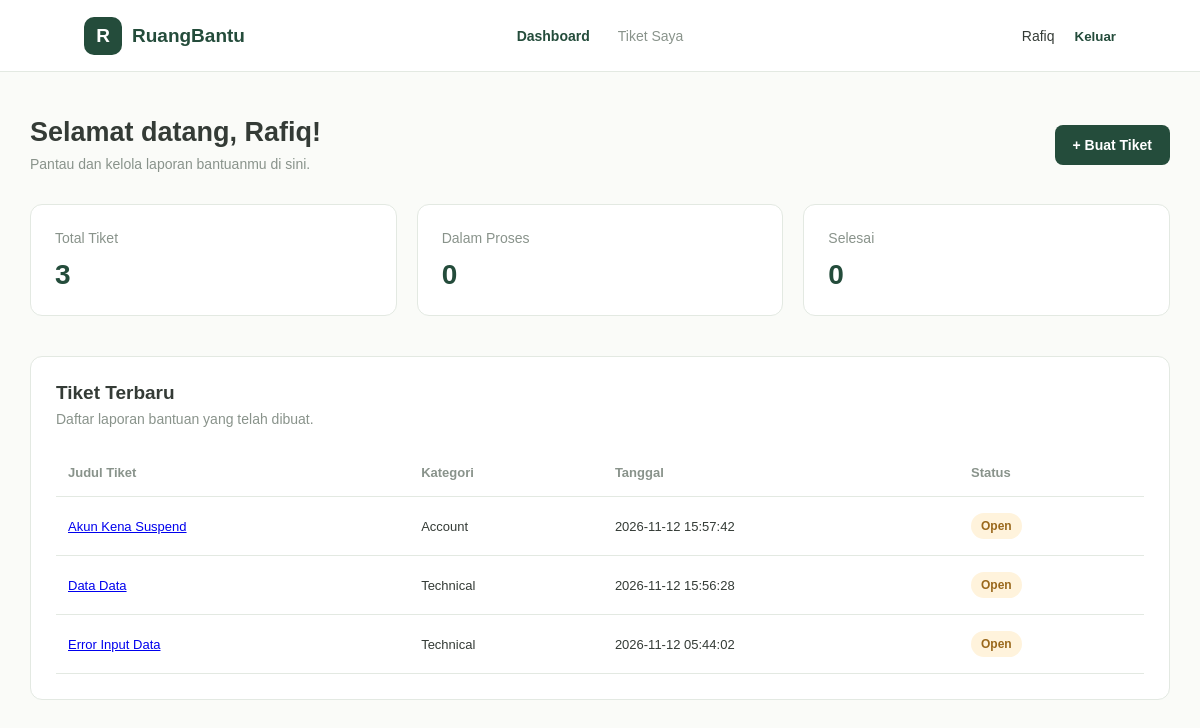
The page /dashboard (signed in) on the database as committed earlier.
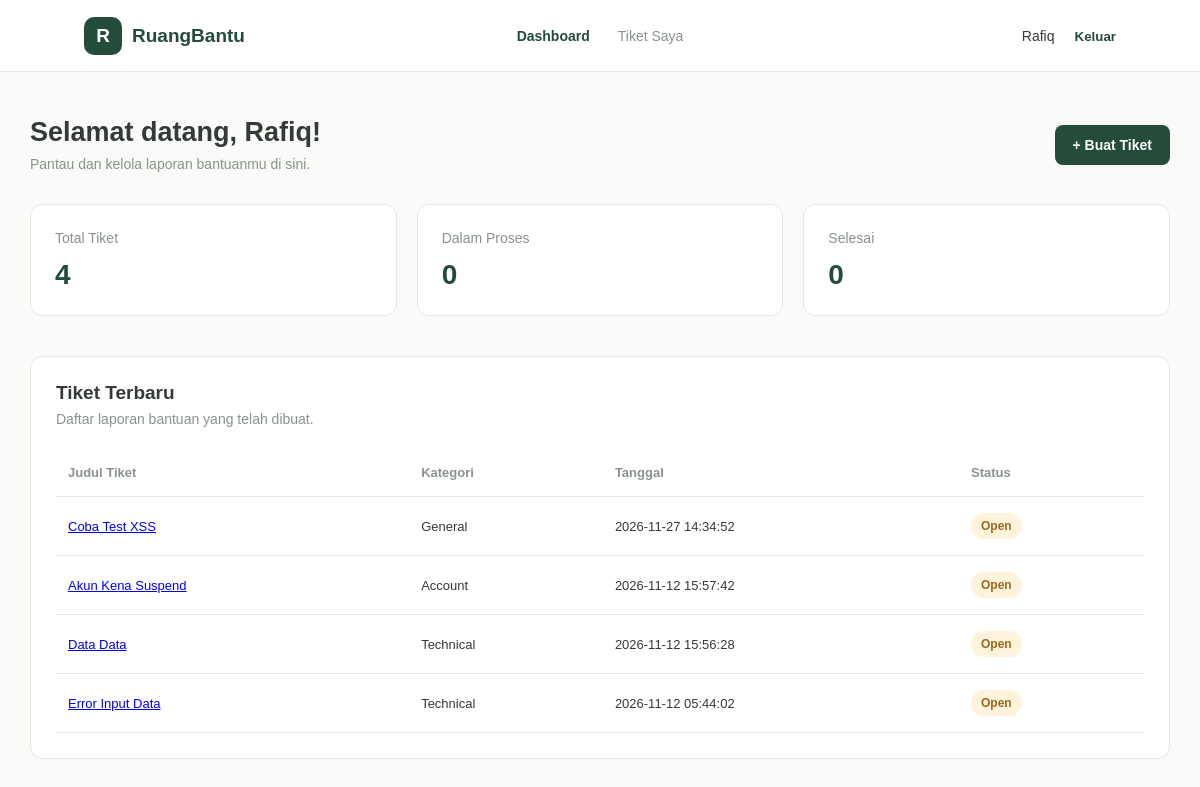
The same page on the database as committed later.
### tables this page shows
CREATE TABLE tickets (
                id INTEGER PRIMARY KEY AUTOINCREMENT,
                user_id INTEGER NOT NULL,
                title TEXT NOT NULL,
                category TEXT NOT NULL
                    CHECK(category IN (
                        'Technical', 'Account', 'General'
                    )),
                description_nonce TEXT NOT NULL,
                description TEXT NOT NULL,
                status TEXT NOT NULL DEFAULT 'Open'
                    CHECK(status IN (
                        'Open', 'In Progress', 'Closed'
                    )),
                created_at TIMESTAMP DEFAULT CURRENT_TIMESTAMP,

                FOREIGN KEY (user_id)
                    REFERENCES users(id)
                    ON DELETE CASCADE
            );

### app.py (the view)
@app.route("/dashboard")
def dashboard():
    if "user_id" not in session:
        return redirect(url_for("login"))
    tickets = get_user_tickets(
        session["user_id"],
        session["role"]
    )
    total_tickets = len(tickets)
    in_progress = sum(
        1 for ticket in tickets
        if ticket["status"] == "In Progress"
    )
    closed_tickets = sum(
        1 for ticket in tickets
        if ticket["status"] == "Closed"
    )
    return render_template(
        "dashboard.html",
        tickets=tickets,
        total_tickets=total_tickets,
        in_progress=in_progress,
        closed_tickets=closed_tickets
    )

### db/connection.py (called while the page is built)
def get_db_connection():
    connection = sqlite3.connect(DATABASE_PATH)
    connection.row_factory = sqlite3.Row
    connection.execute("PRAGMA foreign_keys = ON")
    return connection

### db/ticket.py (called while the page is built, shortened)
def get_user_tickets(user_id, role):
    connection = get_db_connection()
    try:
        if role == "admin":
            tickets = connection.execute(
                """
                SELECT tickets.*, users.username
                FROM tickets
                JOIN users ON tickets.user_id = users.id
                ORDER BY tickets.created_at DESC
                """
            ).fetchall()
        return [dict(ticket) for ticket in tickets]
    finally:
        connection.close()

### templates/dashboard.html (shortened to what this page needs)
<!DOCTYPE html>
<html lang="id">
<head>
    <link rel="stylesheet"
          href="{{ url_for('static', filename='css/style.css') }}">
</head>
<body>
    <header class="dashboard-navbar">
        <div class="nav-brand">
            <div class="brand-icon">R</div>
            <span>RuangBantu</span>
        </div>
        <nav class="nav-menu">
            <a href="{{ url_for('dashboard') }}" class="active">Dashboard</a>
            <a href="{{ url_for('my_tickets') }}">Tiket Saya</a>
        </nav>
        <div class="nav-account">
            <span>{{ session['username'] }}</span>
            <form action="{{ url_for('logout') }}" method="POST">
                <button type="submit">Keluar</button>
            </form>
        </div>
    </header>
    <main class="dashboard-container">
        <section class="dashboard-heading">
            <div>
                <h1>Selamat datang, {{ session['username'] }}!</h1>
                <p>Pantau dan kelola laporan bantuanmu di sini.</p>
            </div>
            <a href="{{ url_for('create_ticket') }}" class="create-ticket-button">
                + Buat Tiket
            </a>
        </section>
        <section class="ticket-summary">
            <div class="summary-card">
                <span>Total Tiket</span>
                <h2>{{ total_tickets }}</h2>
            </div>
            <div class="summary-card">
                <span>Dalam Proses</span>
                <h2>{{ in_progress }}</h2>
            </div>
            <div class="summary-card">
                <span>Selesai</span>
                <h2>{{ closed_tickets }}</h2>
            </div>
        </section>
        <section class="ticket-section">
            <div class="section-heading">
                <div>
                    <h2>Tiket Terbaru</h2>
                    <p>Daftar laporan bantuan yang telah dibuat.</p>
                </div>
            </div>
            <div class="ticket-table-wrapper">
                <table class="ticket-table">
                    <thead>
                        <tr>
                            <th>Judul Tiket</th>
                            <th>Kategori</th>
                            <th>Tanggal</th>
                            <th>Status</th>
                        </tr>
                    </thead>
                    <tbody>
                        {% for ticket in tickets %}
                            <tr>
                                <td>
                                    <a href="{{ url_for(
                                        'ticket_detail',
                                        ticket_id=ticket.id
                                    ) }}">
                                        {{ ticket.title }}
                                    </a>
                                </td>
                                <td>{{ ticket.category }}</td>
                                <td>{{ ticket.created_at }}</td>
                                <td>
                                    <span class="status {{ ticket.status|lower|replace(' ', '-') }}">
                                        {{ ticket.status }}
                                    </span>
                                </td>
                            </tr>
                        {% else %}
                            <tr>
                                <td colspan="4">
                                    Belum ada tiket yang dibuat.
                                </td>
                            </tr>
                        {% endfor %}
                    </tbody>
                </table>
            </div>
        </section>
    </main>
</body>
</html>

Rows that differ between the two databases and show on the page:
added tickets: title "Coba Test XSS", category "General", created_at "2026-11-27 14:34:52", status "Open"
Other text that changed with them:
{{ total_tickets }}: "3" → "4"
